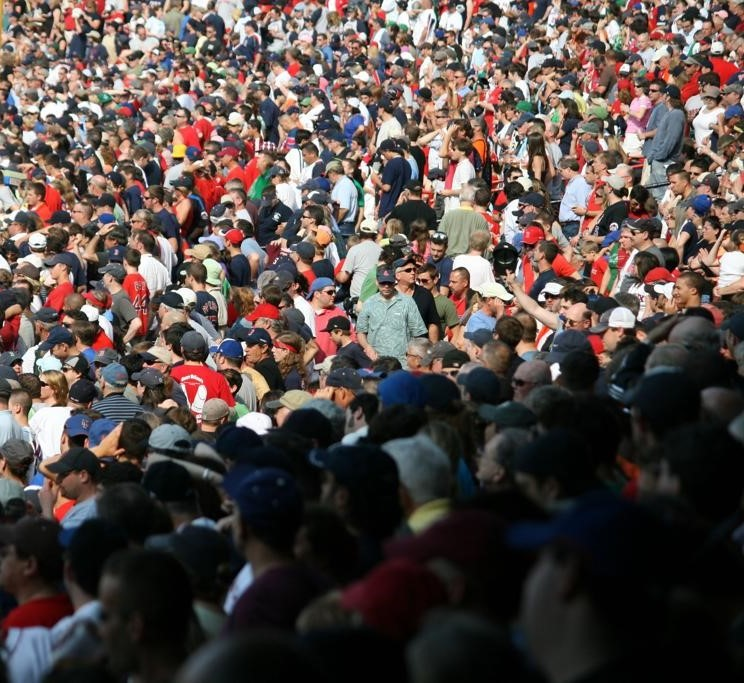
#> input picture INRIAPerson/Train/crowd/IMG_10.jpg, 744 x 683 px; its folder holds 4 pictures in this run
$ python HogCrowd.py
#> lines starting #> are read from the running program, lines starting #| are printed output that depends on the picture
import cv2
import numpy as np
import os
import sklearn
import pickle
from sklearn.svm import SVC
from sklearn.metrics import zero_one_loss
import time


'''
Loading, resizing and saving images from INRIAPerson dataset as train and test sets
'''
def GetDataForTraining(folder):
#> called with folder = './INRIAPerson'
    X_test = []
    X_train = []
    y_train = []
    hog = cv2.HOGDescriptor()
    pos_folder = os.path.join(folder, "Train/crowd")
    for filename in os.listdir(pos_folder):
        image = cv2.imread(os.path.join(pos_folder, filename))
#> image is the input picture: shape (683, 744, 3); mean B, G, R 71.8, 75.3, 86.9
        if image is not None:
            x_size = 64
            y_size = 128
            height, width, channels = image.shape
#> height = 683; width = 744; channels = 3
            while x_size < width and y_size < height:
                y_first = 0
                y_second = y_size
                while y_second <= height:
                    x_first = 0
                    x_second = x_size
                    while x_second <= width:
                        roi = image[y_first:y_second, x_first:x_second]
                        roi_resized = cv2.resize(roi, (64, 128), interpolation=cv2.INTER_AREA)
                        random_number = np.random.random_sample()
                        if random_number > 0.75:
                            # Transpose to have rows of images and columns of features
                            roi_hog = hog.compute(roi_resized).transpose()
                            X_train.extend(roi_hog)
                            y_train.append(1)
                        elif random_number < 0.25:
                            roi_resized = cv2.flip(roi_resized, 1)
                            X_train.extend(hog.compute(roi_resized).transpose())
                            y_train.append(1)
                        if x_second == width:
                            break
                        x_first += x_size // 2
                        x_second += x_size // 2
                        if x_second > width:
                            x_second = width
                            x_first = width - x_size
                    if y_second == height:
                        break
                    y_first += y_size // 2
                    y_second += y_size // 2
                    if y_second > height:
                        y_second = height
                        y_first = height - y_size
                x_size *= 2
                y_size *= 2
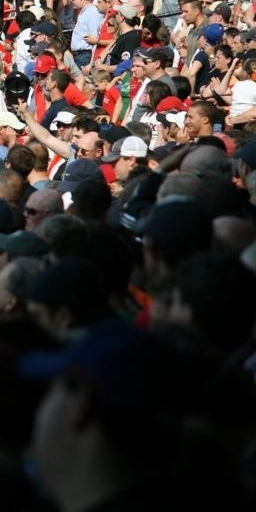
#> roi: shape (512, 256, 3); mean B, G, R 44.7, 47.2, 54.8
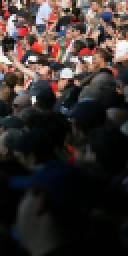
#> roi_resized: shape (128, 64, 3) (shown 2 times larger); mean B, G, R 44.7, 47.2, 54.8
#> after the loop, X_train = 532980 items; x_size = 512; y_size = 1024; y_train = 141 values from 1 to 1

            image = cv2.resize(image, (64, 128), interpolation=cv2.INTER_AREA)
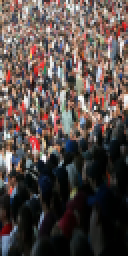
#> image: shape (128, 64, 3) (shown 2 times larger); mean B, G, R 71.8, 75.3, 86.9
            X_train.extend(hog.compute(image).transpose())
            y_train.append(1)
            image = cv2.flip(image, 1)
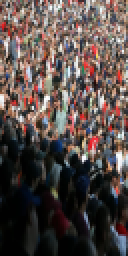
#> image: shape (128, 64, 3) (shown 2 times larger); mean B, G, R 71.8, 75.3, 86.9
            X_train.extend(hog.compute(image).transpose())
            y_train.append(1)
#> pass 2 of the loop in GetDataForTraining, `for filename in os.listdir(pos_folder):`:
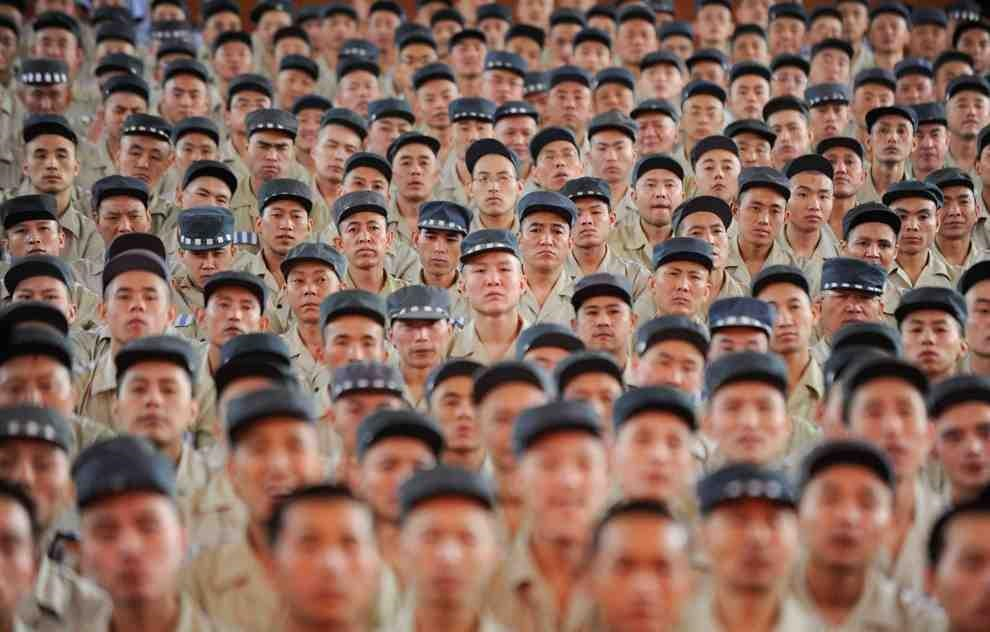
#> input picture INRIAPerson/Train/crowd/IMG_105.jpg, 990 x 632 px
#> in GetDataForTraining, image is the input picture: shape (632, 990, 3); mean B, G, R 93.1, 104.5, 135.5
#> after the loop in GetDataForTraining, `while x_size < width and y_size < height:`:
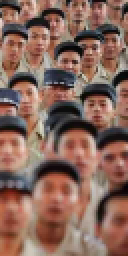
#> roi_resized: shape (128, 64, 3) (shown 2 times larger); mean B, G, R 90.8, 102.7, 136.1
#> after the loop in GetDataForTraining, `while x_size < width and y_size < height:`: X_train = 1190700 items; x_size = 512; y_size = 1024; y_train = 315 values from 1 to 1
#> in GetDataForTraining, `image = cv2.flip(image, 1)`:
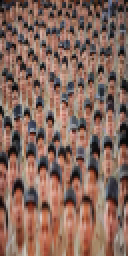
#> image: shape (128, 64, 3) (shown 2 times larger); mean B, G, R 93.1, 104.5, 135.5
#> pass 3 of the loop in GetDataForTraining, `for filename in os.listdir(pos_folder):`:
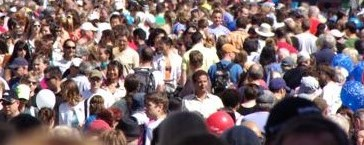
#> input picture INRIAPerson/Train/crowd/IMG_11.jpg, 364 x 145 px
#> in GetDataForTraining, image is the input picture: shape (145, 364, 3); mean B, G, R 108, 105.3, 123.9
#> after the loop in GetDataForTraining, `while x_size < width and y_size < height:`:
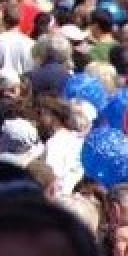
#> roi: shape (128, 64, 3) (shown 2 times larger); mean B, G, R 121.4, 105.4, 112.4
#> after the loop in GetDataForTraining, `while x_size < width and y_size < height:`: X_train = 1243620 items; x_size = 128; y_size = 256; y_train = 329 values from 1 to 1
#> in GetDataForTraining, `image = cv2.flip(image, 1)`:
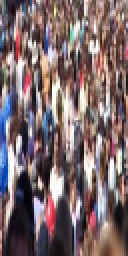
#> image: shape (128, 64, 3) (shown 2 times larger); mean B, G, R 108, 105.3, 123.9
#> the loop made 4 passes; the first 3 are shown

    neg_folder = os.path.join(folder, "Train/neg")
#> (the run stopped early here; a loop or call above may not have finished)
